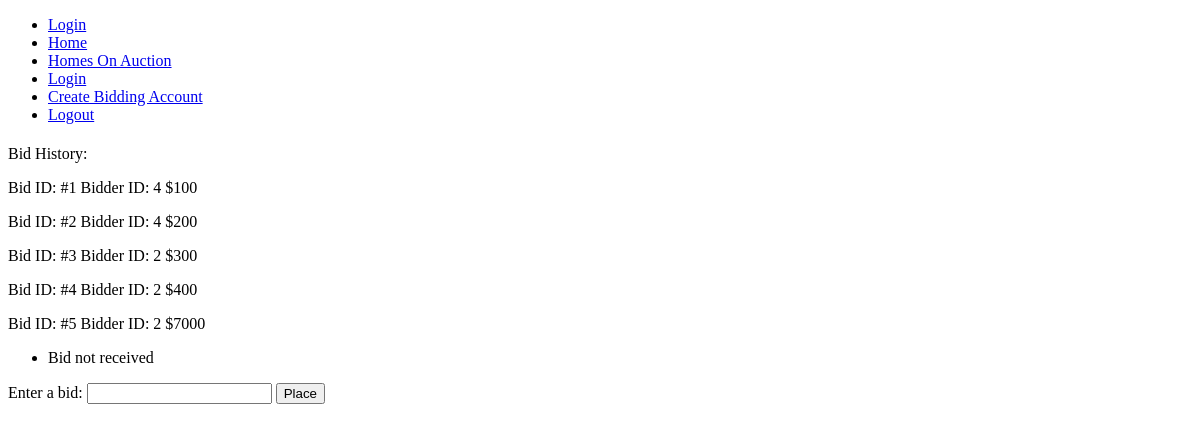
/items-index/1, run on an earlier commit of the app's database.
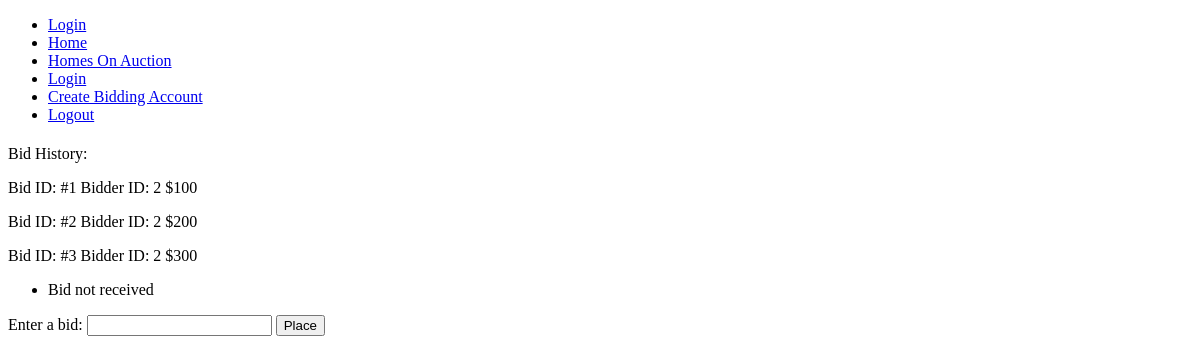
And on a later commit of the database.
### models.py (models this page shows)
class Bids(db.Model):
        bid_id = db.Column(db.Integer, primary_key=True)
        item_id = db.Column('item_id', db.Integer, db.ForeignKey('items.item_id'), nullable=False)
        user_id = db.Column('user_id', db.Integer, db.ForeignKey('user.user_id'), nullable=False)
        bid_price = db.Column('current_price', db.Integer, nullable=False)
        items = db.relationship('Items', backref=db.backref('orders', lazy='dynamic'))

### app.py (the view)
@app.route('/items-index/<item_id>', methods=['GET', 'POST'])
def item_page(item_id):
    form = NewBid(hidden_id=int(item_id))
    item = Items.query.get(int(item_id))
    data = Bids.query.filter_by(item_id=item_id)
    if form.validate_on_submit():
        bid = Bids(item_id=item_id, user_id=current_user.user_id, bid_price=form.bid.data)
        db.session.add(bid)
        db.session.commit()
        flash('Bid Received!')
        return redirect(url_for("item_page", item_id=item_id))
    flash("Bid not received")
    return render_template('item-page.html', form=form, data=data)

### forms.py (shortened to what this page needs)
class NewBid(FlaskForm):
    bid = StringField("Enter a bid: ", validators=[DataRequired()])
    submit = SubmitField("Place")
    hidden_id = HiddenField()

### templates/item-page.html (shortened to what this page needs)
{% extends "base.html" %}
{% block content %}
<p>Bid History:</p>
    {% for info in data %}
    <p>
            Bid ID: #{{ info.bid_id }}
            Bidder ID: {{ info.user_id }}
            ${{ info.bid_price }}
        </p>
    {% endfor %}
{% with messages = get_flashed_messages() %}
  {% if messages %}
    <ul class=flashes>
    {% for message in messages %}
      <li>{{ message }}</li>
    {% endfor %}
    </ul>
  {% endif %}
{% endwith %}
<form method="POST">
    {{ form.bid.label }} {{form.bid}}
    {{ form.submit }}
</form>
{% endblock %}

What changed in the data, as far as the page shows it:
no longer on this page (row edited): Bids: bid_id "4", user_id "2", bid_price "400"
no longer on this page (row edited): Bids: bid_id "5", user_id "2", bid_price "7000"
changed Bids id 1: user_id "4" → "2"
changed Bids id 2: user_id "4" → "2"
